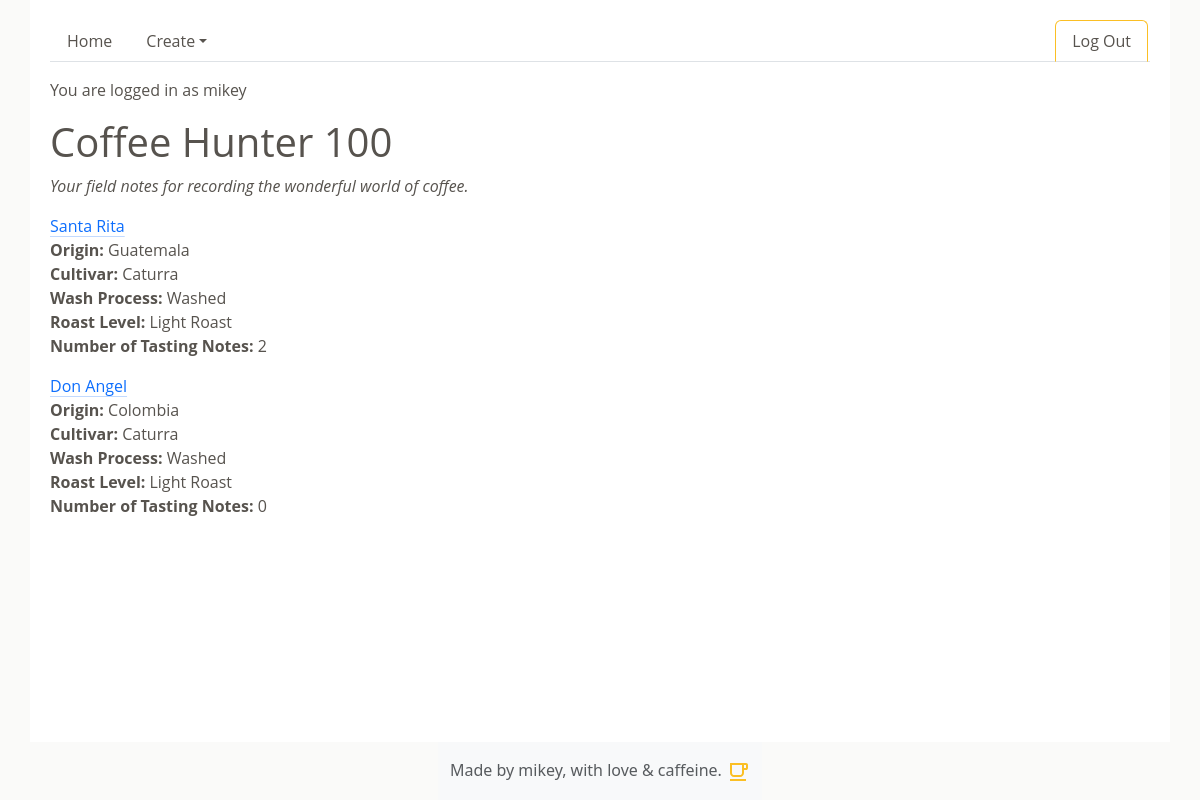
Page / (signed in) on the earlier database version.
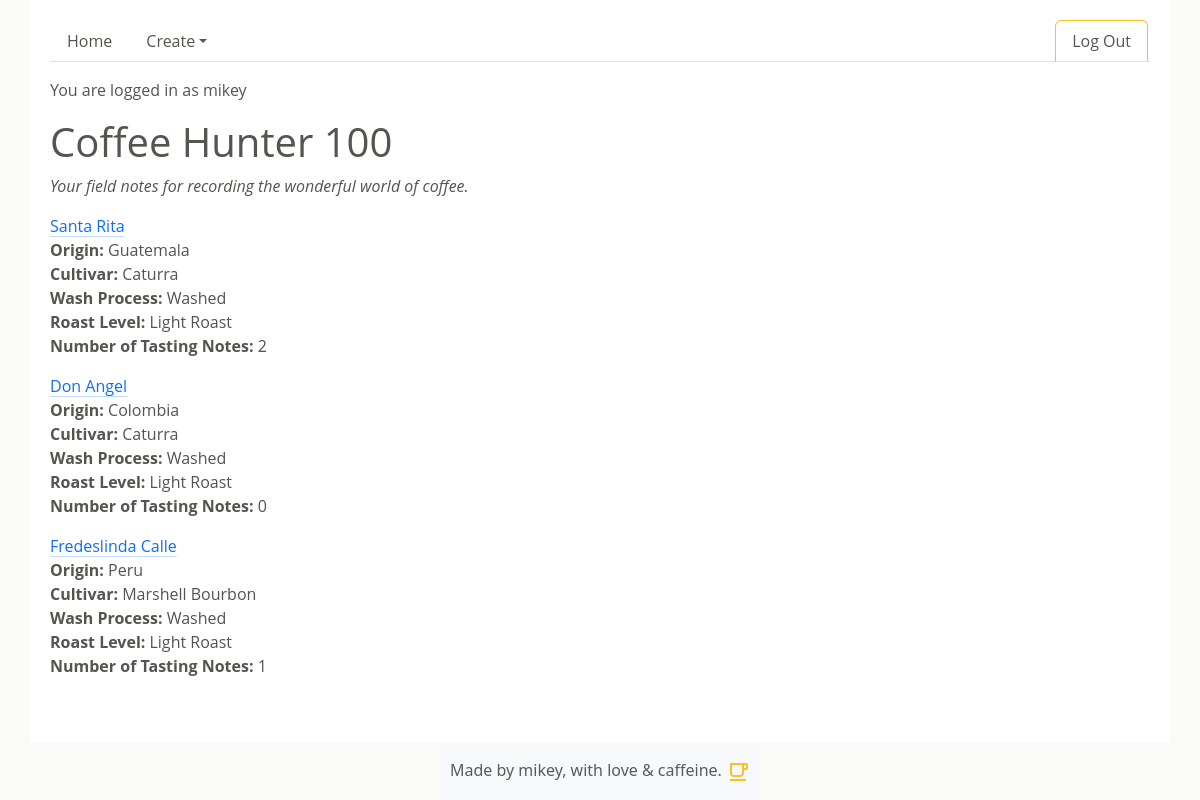
Same page on the later database version.
### ch_100_app/models.py (models this page shows, shortened)
class User(UserMixin, db.Model):
    id = db.Column(db.Integer, primary_key=True)
    username = db.Column(db.String(80), nullable=False, unique=True)
    password = db.Column(db.String(80), nullable=False)

class Bean(db.Model):
    id = db.Column(db.Integer, primary_key=True)
    name = db.Column(db.String(60), nullable=False)
    origin = db.Column(db.String(100), nullable=False)
    cultivar = db.Column(db.String(60))
    wash_process = db.Column(db.Enum(WashProcess), nullable=False)
    roast_level = db.Column(db.Enum(RoastLevel), nullable=False)
    created_by_id = db.Column(db.Integer, db.ForeignKey("user.id"), nullable=False)
    notes = db.relationship("Note", back_populates="bean")
    created_by = db.relationship("User")

### ch_100_app/main/routes.py (the view)
@main.route("/")
def homepage():
    beans = []
    if current_user.is_authenticated:
        beans = Bean.query.filter_by(created_by_id=current_user.id).all()
    return render_template("home.html", beans=beans)

### ch_100_app/extensions.py (called while the page is built)
@login_manager.user_loader
def load_user(user_id):
    return User.query.get(user_id)

### ch_100_app/utils.py (called while the page is built)
    def __str__(self):
        return str(self.value)

### ch_100_app/templates/home.html (shortened to what this page needs)
{% extends 'base.html' %} {% block content %}
<h1>Coffee Hunter 100</h1>
<p>
  <em
    >Your field notes for recording the wonderful world of coffee.</em
  >
</p>
 {% for bean in beans %}
<div class="bean">
  <a
    class="link-primary link-offset-2 link-underline-opacity-25 link-underline-opacity-100-hover"
    href="/bean/{{ bean.id }}"
    >{{ bean.name }}</a
  >
  <p><strong>Origin:</strong> {{ bean.origin }}</p>
  <p><strong>Cultivar:</strong> {{ bean.cultivar }}</p>
  <p><strong>Wash Process:</strong> {{ bean.wash_process }}</p>
  <p><strong>Roast Level:</strong> {{ bean.roast_level }}</p>
  <p>
    <strong>Number of Tasting Notes:</strong> {{ bean.notes|length }}
  </p>
</div>
{% endfor %} {% endblock %}

### ch_100_app/templates/base.html (shortened to what this page needs)
<!DOCTYPE html>
<html lang="en">
  <head>
    <link
      href="https://cdn.jsdelivr.net/npm/bootstrap@5.3.3/dist/css/bootstrap.min.css"
      rel="stylesheet"
    />
    <link rel="stylesheet" href="/static/style.css" />
  </head>
  <body>
    <div id="base-content">
      <ul class="nav nav-tabs">
        <li>
          <a class="nav-link" href="/">Home</a>
        </li>
        {% if current_user.is_authenticated %}
        <li class="nav-item dropdown">
          <a
            class="nav-link dropdown-toggle"
            data-bs-toggle="dropdown"
            href="#"
            role="button"
            aria-expanded="false"
            >Create</a
          >
        </li>
        <li class="nav-item ms-auto">
          <a id="nav-logout" class="nav-link" href="/logout"
            >Log Out</a
          >
        </li>
        {% endif %}
      </ul>
       {% if current_user.is_authenticated %}
      <p>You are logged in as {{ current_user.username }}</p>
      {% endif %} {% block content %} {% endblock %}
    </div>
  </body>
  <footer class="footer mt-auto py-3 bg-body-tertiary">
    <div class="container">
      <span class="text-body-secondary"
        >Made by mikey, with love & caffeine.
      </span>
    </div>
  </footer>
</html>

### ch_100_app/static/style.css (style rules this page uses)
html { height: 100%; }
body { display: flex; flex-direction: column; align-items: center; background-color: #fafaf9; min-height: 100%; }
#base-content { font-family: 'Open Sans', sans-serif; color: #57534e; width: 95%; background-color: white; padding: 20px; height: 100%; flex: 1; }
.nav { margin-bottom: 1rem; }
.nav-link { color: #57534e; }
.bean p:not(:last-child) { margin-bottom: 0; }
footer { flex-shrink: 0; }
#nav-signup, #nav-login, #nav-logout { margin-right: 2px; border-left: 1px solid #fbbf24; border-top: 1px solid #fbbf24; border-right: 1px solid #fbbf24; }

Differences in the rows shown:
added Bean: name "Fredeslinda Calle", origin "Peru", cultivar "Marshell Bourbon", wash_process "Washed", roast_level "Light Roast", notes|length "1"
